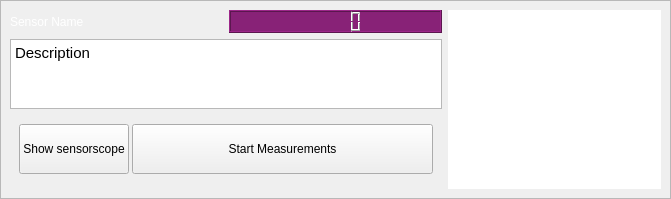
<?xml version="1.0" encoding="UTF-8"?>
<ui version="4.0">
 <class>Form</class>
 <widget class="QWidget" name="Form">
  <property name="geometry">
   <rect>
    <x>0</x>
    <y>0</y>
    <width>671</width>
    <height>185</height>
   </rect>
  </property>
  <property name="windowTitle">
   <string>Form</string>
  </property>
  <property name="styleSheet">
   <string notr="true">#MyFrame {background-color: qlineargradient(spread:pad, x1:0, y1:0, x2:1, y2:0, stop:0 rgba(100, 0, 50, 255), stop:.9 rgba(255, 255, 255, 255));} 

#title{color:white;}#addressNumber{background:#827;}</string>
  </property>
  <layout class="QGridLayout" name="gridLayout">
   <property name="leftMargin">
    <number>0</number>
   </property>
   <property name="topMargin">
    <number>0</number>
   </property>
   <property name="rightMargin">
    <number>0</number>
   </property>
   <property name="bottomMargin">
    <number>0</number>
   </property>
   <property name="spacing">
    <number>0</number>
   </property>
   <item row="0" column="0">
    <widget class="QFrame" name="MyFrame">
     <property name="sizePolicy">
      <sizepolicy hsizetype="MinimumExpanding" vsizetype="Preferred">
       <horstretch>0</horstretch>
       <verstretch>0</verstretch>
      </sizepolicy>
     </property>
     <property name="frameShape">
      <enum>QFrame::StyledPanel</enum>
     </property>
     <property name="frameShadow">
      <enum>QFrame::Raised</enum>
     </property>
     <layout class="QGridLayout" name="gridLayout_2">
      <item row="0" column="1">
       <widget class="QLCDNumber" name="addressNumber"/>
      </item>
      <item row="0" column="0">
       <widget class="QLabel" name="title">
        <property name="styleSheet">
         <string notr="true"/>
        </property>
        <property name="text">
         <string>Sensor Name</string>
        </property>
       </widget>
      </item>
      <item row="0" column="2" rowspan="4">
       <widget class="QGraphicsView" name="image">
        <property name="sizePolicy">
         <sizepolicy hsizetype="Preferred" vsizetype="Preferred">
          <horstretch>0</horstretch>
          <verstretch>0</verstretch>
         </sizepolicy>
        </property>
        <property name="minimumSize">
         <size>
          <width>0</width>
          <height>150</height>
         </size>
        </property>
        <property name="frameShape">
         <enum>QFrame::NoFrame</enum>
        </property>
        <property name="verticalScrollBarPolicy">
         <enum>Qt::ScrollBarAlwaysOff</enum>
        </property>
        <property name="horizontalScrollBarPolicy">
         <enum>Qt::ScrollBarAlwaysOff</enum>
        </property>
        <property name="sizeAdjustPolicy">
         <enum>QAbstractScrollArea::AdjustToContents</enum>
        </property>
       </widget>
      </item>
      <item row="1" column="0" colspan="2">
       <widget class="QTextBrowser" name="description">
        <property name="sizePolicy">
         <sizepolicy hsizetype="Preferred" vsizetype="Expanding">
          <horstretch>0</horstretch>
          <verstretch>0</verstretch>
         </sizepolicy>
        </property>
        <property name="html">
         <string>&lt;!DOCTYPE HTML PUBLIC &quot;-//W3C//DTD HTML 4.0//EN&quot; &quot;http://www.w3.org/TR/REC-html40/strict.dtd&quot;&gt;
&lt;html&gt;&lt;head&gt;&lt;meta name=&quot;qrichtext&quot; content=&quot;1&quot; /&gt;&lt;style type=&quot;text/css&quot;&gt;
p, li { white-space: pre-wrap; }
&lt;/style&gt;&lt;/head&gt;&lt;body style=&quot; font-family:'Ubuntu'; font-size:11pt; font-weight:400; font-style:normal;&quot;&gt;
&lt;p style=&quot; margin-top:0px; margin-bottom:0px; margin-left:0px; margin-right:0px; -qt-block-indent:0; text-indent:0px;&quot;&gt;Description&lt;/p&gt;&lt;/body&gt;&lt;/html&gt;</string>
        </property>
       </widget>
      </item>
      <item row="2" column="0" colspan="2">
       <widget class="QFrame" name="frame">
        <property name="frameShape">
         <enum>QFrame::NoFrame</enum>
        </property>
        <property name="frameShadow">
         <enum>QFrame::Plain</enum>
        </property>
        <layout class="QHBoxLayout" name="horizontalLayout_2" stretch="1,3">
         <property name="spacing">
          <number>3</number>
         </property>
         <property name="sizeConstraint">
          <enum>QLayout::SetDefaultConstraint</enum>
         </property>
         <item>
          <widget class="QPushButton" name="launchScopeButton">
           <property name="minimumSize">
            <size>
             <width>0</width>
             <height>50</height>
            </size>
           </property>
           <property name="text">
            <string>Show sensorscope</string>
           </property>
          </widget>
         </item>
         <item>
          <widget class="QPushButton" name="launchButton">
           <property name="minimumSize">
            <size>
             <width>0</width>
             <height>50</height>
            </size>
           </property>
           <property name="text">
            <string>Start Measurements</string>
           </property>
          </widget>
         </item>
        </layout>
       </widget>
      </item>
     </layout>
    </widget>
   </item>
  </layout>
 </widget>
 <resources/>
 <connections/>
</ui>
